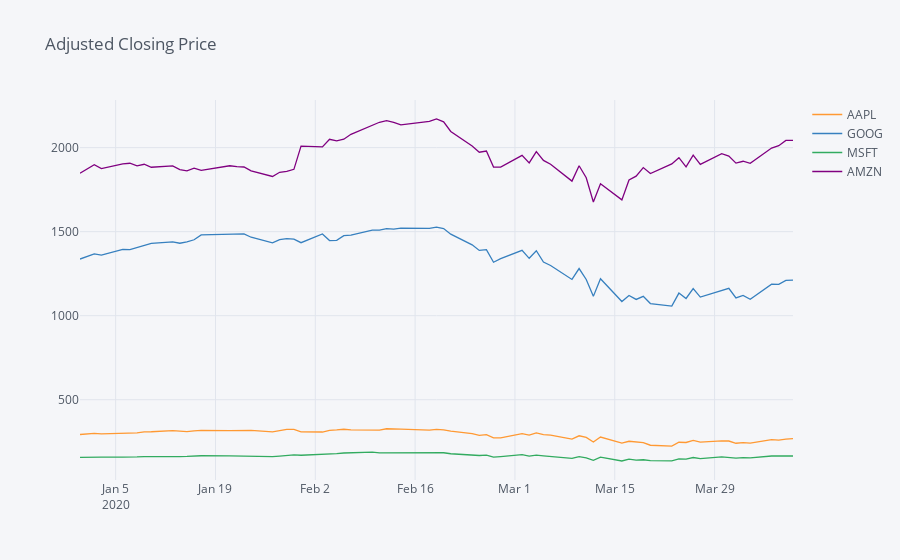

Notebook source saved alongside this figure:
### Markdown cell above
Feel free to play around with the plot. Use the menu on the top right corner to customize your interaction: 
         - Compare multi data on hover
         - Zoom in to see more details
         - Click on the legend lines to activate or deactivate the linegraphs.

### Code cell
# RUN ME ONLY IF YOU HAVE PLOTLY AND CUFFLINGS IMPORTED AND INSTALLED
adj_graph = df_adj_close.iplot(title='Adjusted Closing Price')
